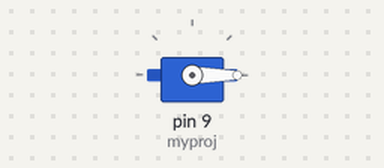
Bench run of a sketch on a simulated Arduino Uno, built with avr-gcc and run on an emulated ATmega328P. Shown: servo.

Above: at 0.05 s.
Timing chart, 0 to 4.6 s (numbered marks = the images above):
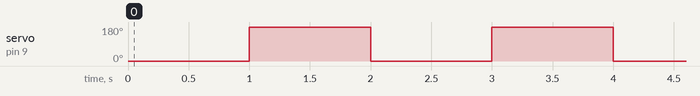

The sketch:

servo1.ino
```cpp
#include <Servo.h>
Servo myproj;
void setup() {
  // put your setup code here, to run once:
  myproj.attach(9);

}

void loop() {
  // put your main code here, to run repeatedly:
  myproj.write(0);
  delay(1000);
  myproj.write(180);
  delay(1000);

}
```

Measured:
- by itself, servo on pin 9 (myproj): alternates 180° for 1.0 s and 0° for 1.0 s
